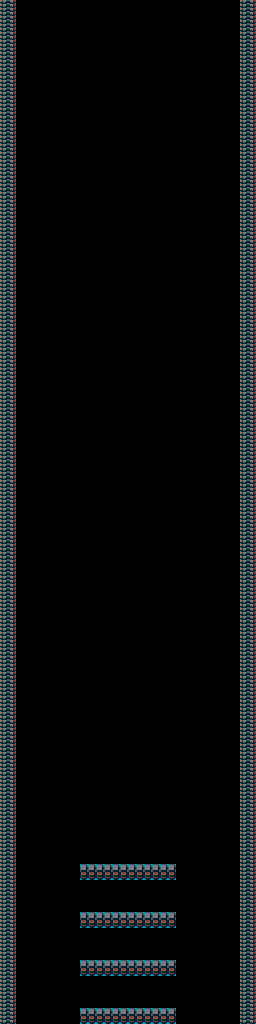

This game map was drawn from its Tiled (.tmx) file and the tilesets committed beside it. A one-line description and the trimmed map source follow:
An orthogonal 16x64 tile map with 16x16 px tiles, 1 tile layer (Tile Layer 1) and 9 objects (8x spikes, player).

<map version="1.0" orientation="orthogonal" renderorder="right-down" width="16" height="64" tilewidth="16" tileheight="16">
 <tileset firstgid="1" name="arne_sprites" tilewidth="16" tileheight="16">
  <image source="arne_sprites.png" width="256" height="128" />
 </tileset>
 <layer name="Tile Layer 1" width="16" height="64">
  <data>[1024 cells, 152 non-empty, 2 distinct tile ids]</data>
 </layer>
 <objectgroup name="ObjectsLayer">
  <object type="spikes" gid="101" x="16" y="1025.33" />
  <object type="spikes" gid="101" x="32.6667" y="1025.33" />
  <object type="spikes" gid="101" x="48.6667" y="1025.33" />
  <object type="spikes" gid="101" x="64.6667" y="1025.33" />
  <object type="spikes" gid="101" x="192.667" y="1024.67" />
  <object type="spikes" gid="101" x="208.667" y="1024.67" />
  <object type="spikes" gid="101" x="176" y="1024.67" />
  <object type="spikes" gid="101" x="224.667" y="1024.67" />
  <object type="player" gid="81" x="116.667" y="828.667" />
 </objectgroup>
</map>
